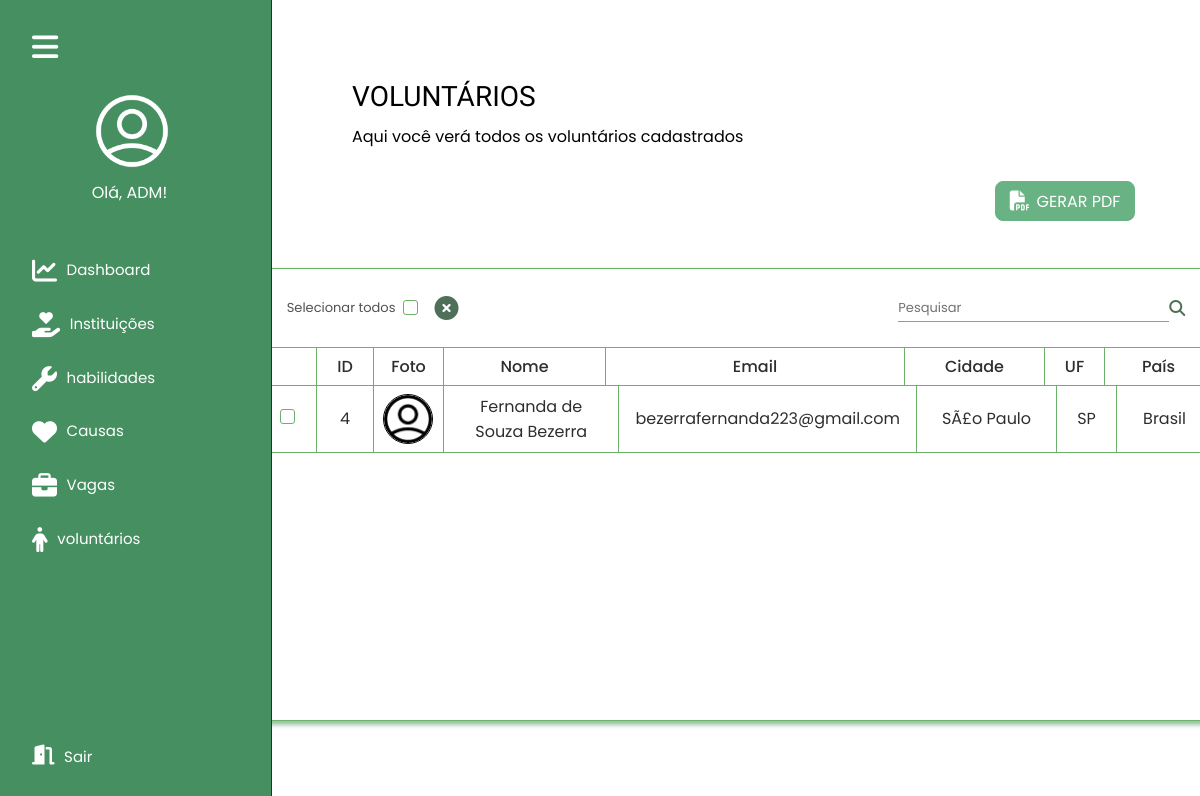
The app's page /area-adm/voluntarios-cadastrados.php, older data.
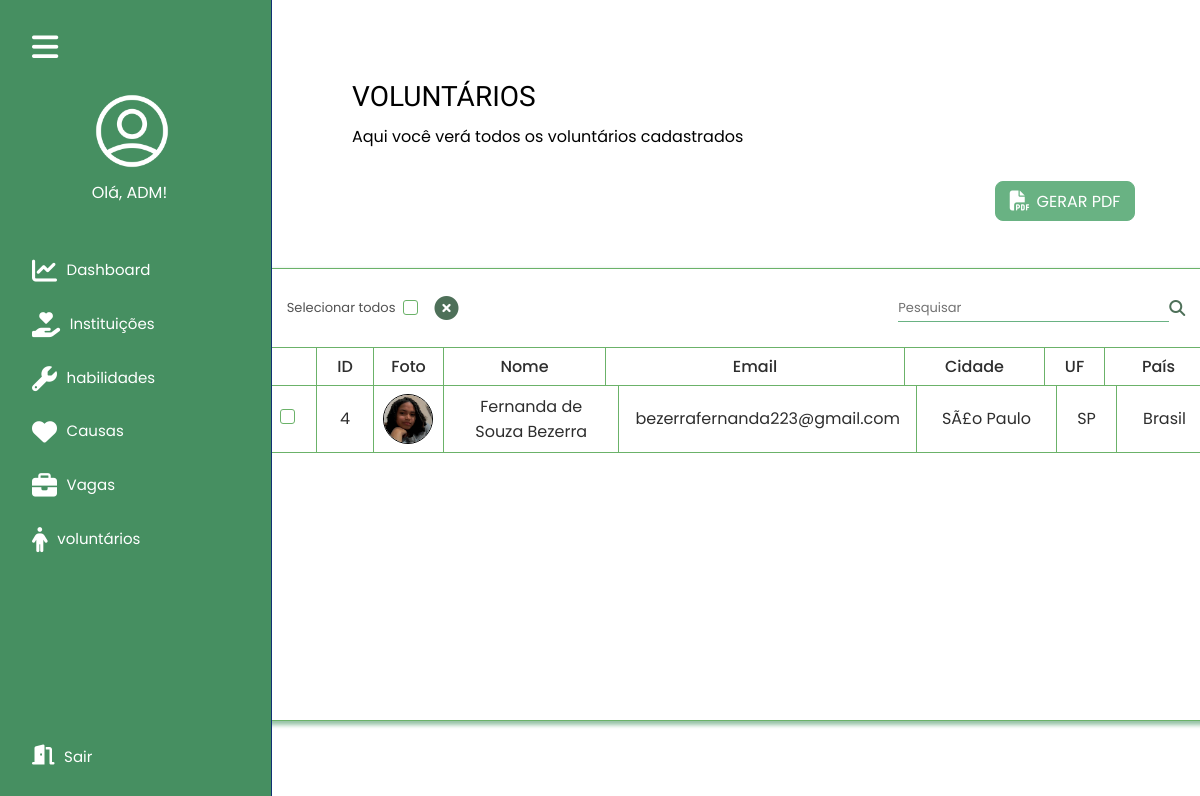
The same page, newer data.
### tables this page shows
CREATE TABLE `tbvoluntario` (
  `codVoluntario` int(11) NOT NULL,
  `nomeVoluntario` varchar(50) NOT NULL,
  `dataNascVoluntario` date NOT NULL,
  `cpfVoluntario` char(14) NOT NULL,
  `logVoluntario` varchar(60) NOT NULL,
  `numLogVoluntario` varchar(10) NOT NULL,
  `cepVoluntario` char(8) NOT NULL,
  `compVoluntario` varchar(60) NOT NULL,
  `bairroVoluntario` varchar(60) NOT NULL,
  `cidadeVoluntario` varchar(50) NOT NULL,
  `estadoVoluntario` varchar(100) NOT NULL,
  `paisVoluntario` varchar(100) NOT NULL,
  `emailVoluntario` varchar(50) NOT NULL,
  `senhaVoluntario` varchar(15) NOT NULL,
  `descVoluntario` varchar(400) NOT NULL,
  `fotoVoluntario` varchar(50) NOT NULL
);

### dao/VoluntarioDao.php (called while the page is built, shortened)
<?php
    class VoluntarioDao{
        public static function listar(){
            $conexao = Conexao :: conectar();
            $querySelect = "SELECT codVoluntario, nomeVoluntario, descVoluntario, emailVoluntario, cidadeVoluntario, estadoVoluntario, paisVoluntario, fotoVoluntario FROM tbVoluntario";
            $resultado = $conexao -> query($querySelect);
            $lista = $resultado -> fetchAll();
            return $lista;
        }
    }
?>

### area-adm/voluntarios-cadastrados.php (the view, shortened to what the changed rows need)
<!DOCTYPE html>
<html lang="pt-br">
<head>
    <link rel="stylesheet" href="https://cdnjs.cloudflare.com/ajax/libs/font-awesome/6.2.0/css/all.min.css" />
    <link rel="stylesheet" href="css/estilo-voluntarios-cadastrados.css">
    <link rel="stylesheet" href="css/arquivo-modelo.css">
</head>
<body>
    <main class="main-conteudo">
        <div class="main-conteudo-container-titulo">
            <h1>VOLUNTÁRIOS</h1>
        </div>
        <div class="table">
            <div class="table-responsive">
                <table>
                    <thead>
                        <tr>
                            <th> </th>
                            <th> ID </th>
                            <th> Foto </th>
                            <th> Nome </th>
                            <th> Email </th>
                            <th> Cidade </th>
                            <th> UF</th>
                            <th> País </th>
                        </tr>
                    </thead>
                    <tbody>
                        <?php
                        try {
                            $listaVoluntario = VoluntarioDao::listar();
                        } catch (Exception $e) {
                            echo $e->getMessage();
                        }
                        ?>
                        <tr>
                            <?php foreach ($listaVoluntario as $voluntario) { ?>
                                <td> <input type="checkbox" name="checkbox" id="checkbox"> </td>
                                <td> <?php echo $voluntario['codVoluntario']; ?> </td>
                                <td>
                                    <div class="box-img-lista">
                                        <img src="../area-voluntario/<?php echo $voluntario['fotoVoluntario']; ?>">
                                    </div>
                                </td>
                                <td><?php echo $voluntario['nomeVoluntario']; ?></td>
                                <td> <?php echo $voluntario['emailVoluntario']; ?> </td>
                                <td> <?php echo $voluntario['cidadeVoluntario']; ?> </td>
                                <td> <?php echo $voluntario['estadoVoluntario']; ?> </td>
                                <td> <?php echo $voluntario['paisVoluntario']; ?> </td>
                        </tr>
                    <?php
                            }
                    ?>
                    </tbody>
                </table>
            </div>
        </div>
    </main>
</body>
</html>

Row changes from the older to the newer data that the page shows:
changed tbvoluntario "Fernanda de Souza Bezerra": fotoVoluntario: picture added in place of a placeholder
